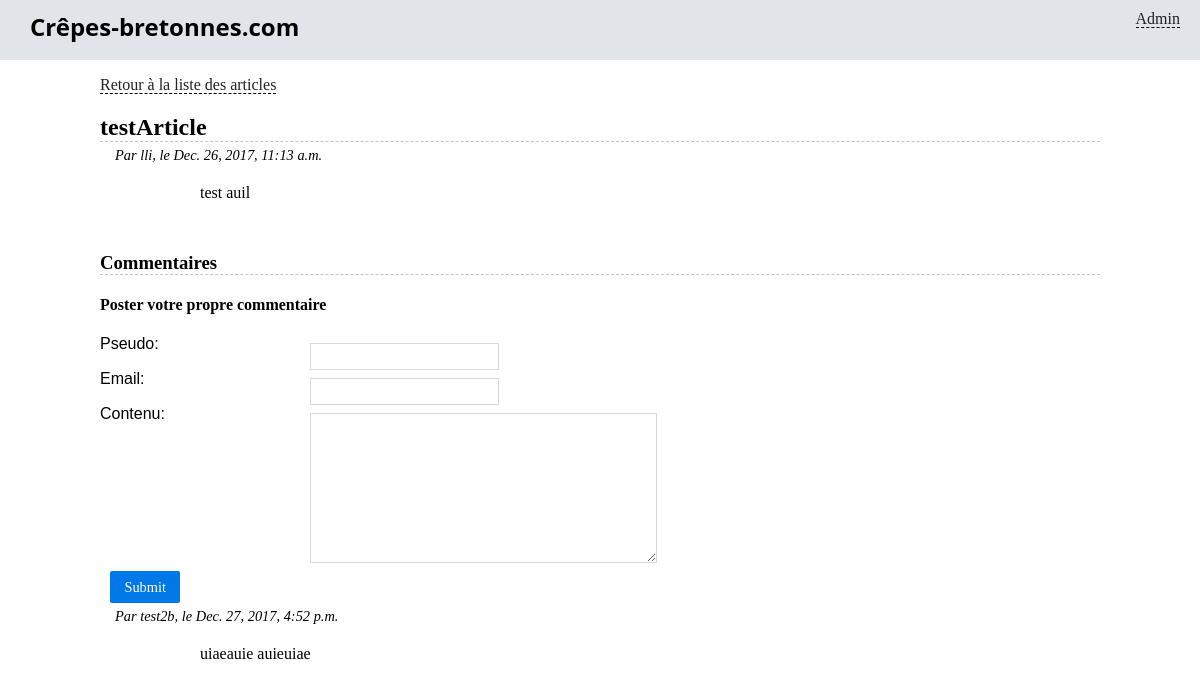
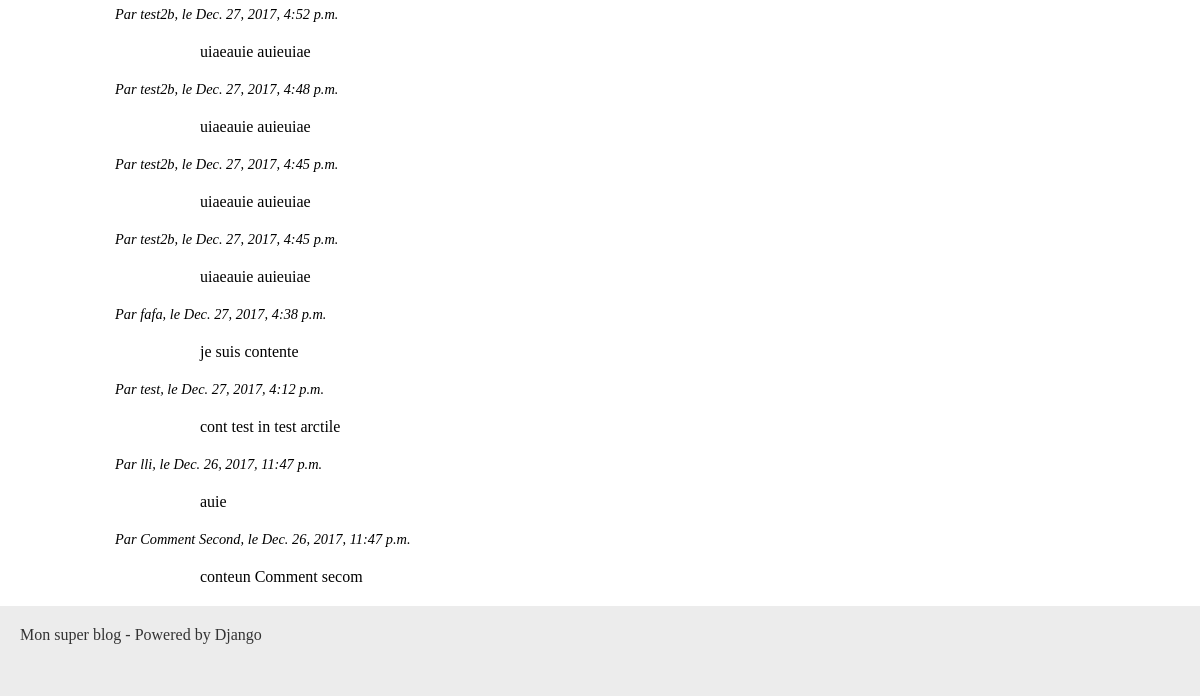
The app's page /blog/blog/testarticle/, older data (2 pictures, top to bottom).
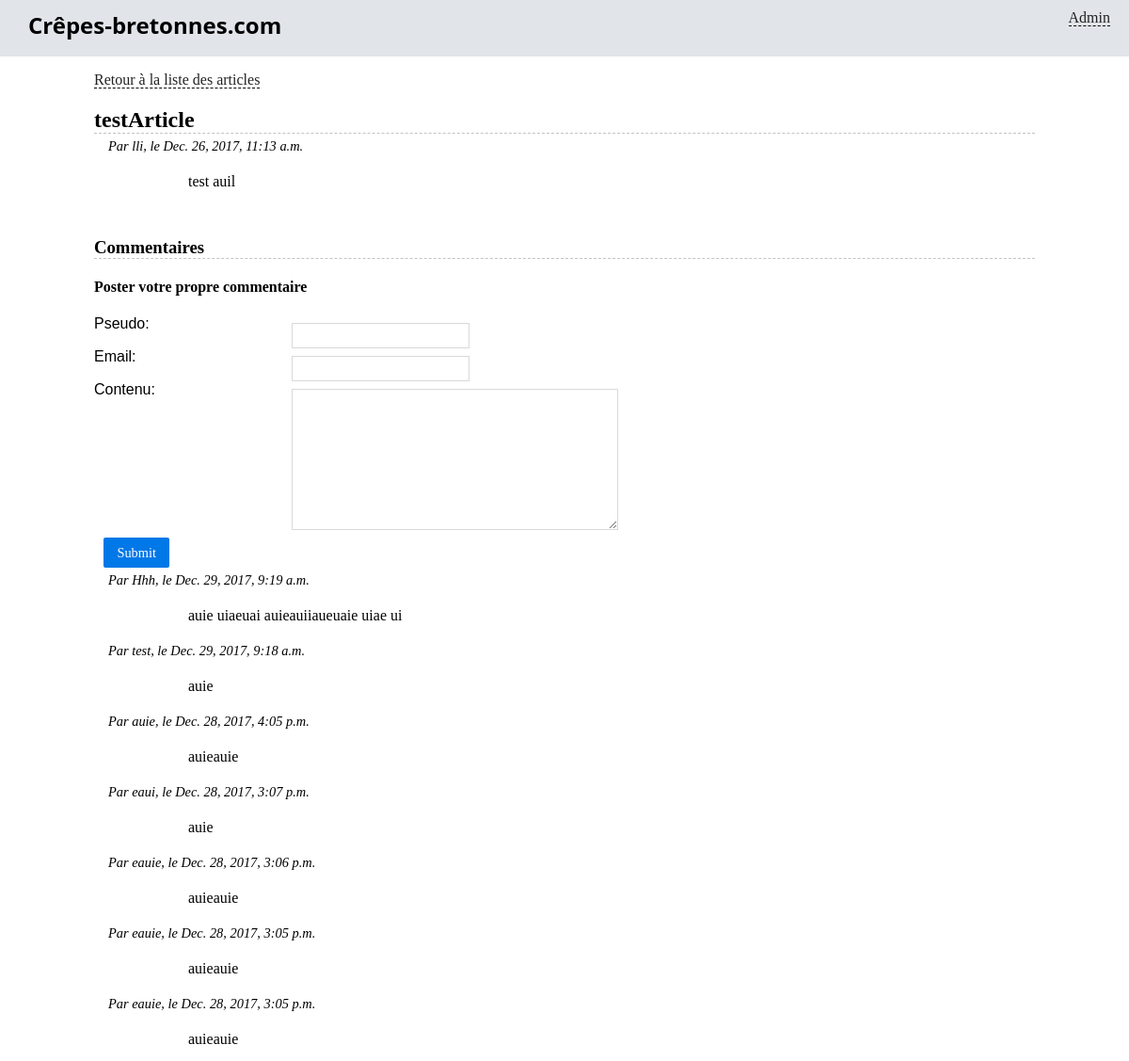
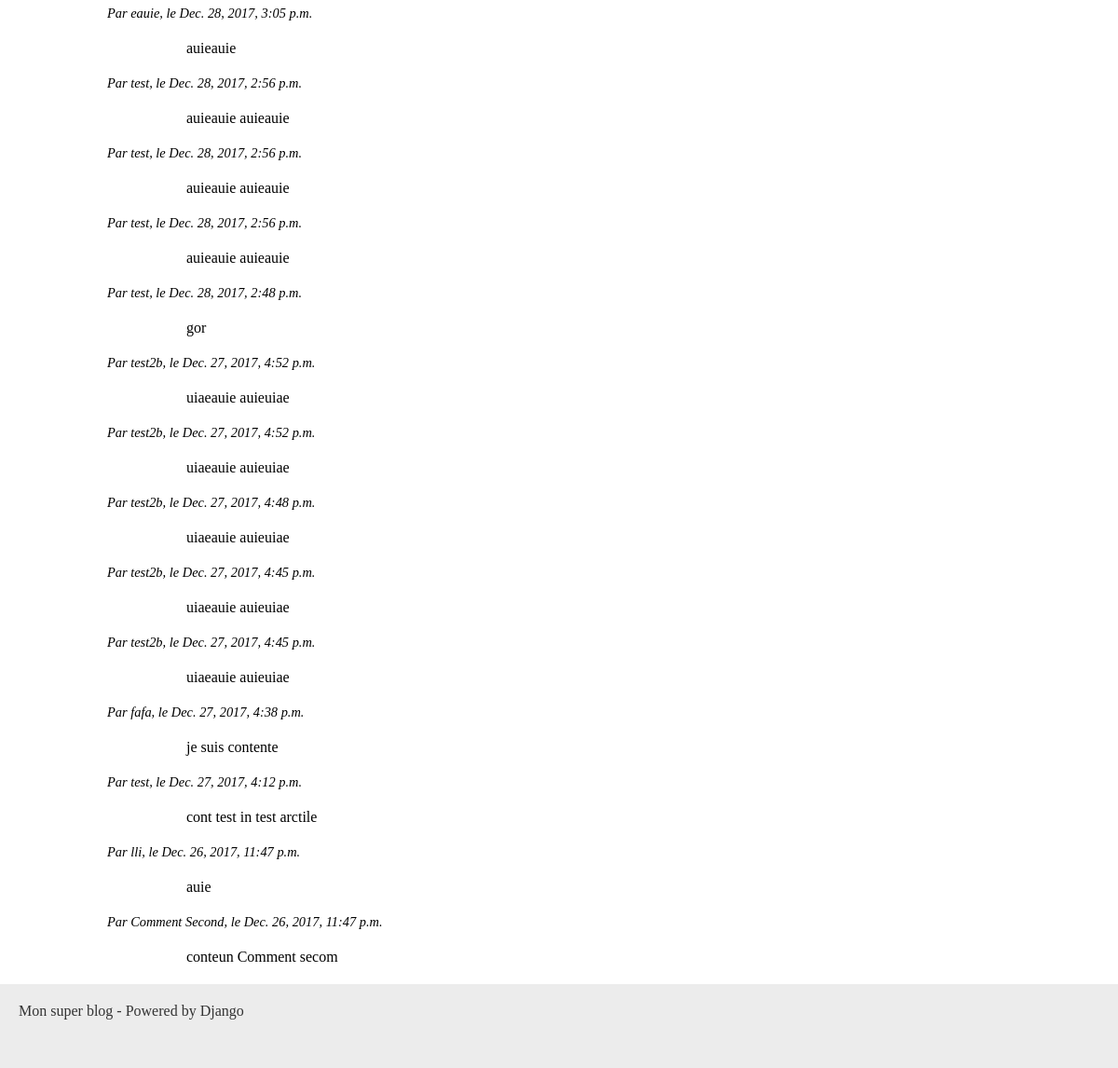
The same page, newer data (2 pictures, top to bottom).
### blog/models.py (models this page shows, shortened)
class Article(models.Model):
    titre = models.CharField(max_length=100)
    slug = models.SlugField()
    auteur = models.CharField(max_length=42)
    contenu = models.TextField(null=True)
    date = models.DateTimeField(verbose_name="Date de parution",
                                auto_now_add=True, auto_now=False)
    is_visible = models.BooleanField(verbose_name="Article publié ?",
                                     default=False)
    categorie = models.ForeignKey('Categorie', on_delete=models.CASCADE)

class Comment(models.Model):
    pseudo = models.CharField(max_length=100)
    email = models.EmailField()
    contenu = models.TextField(null=True)
    date = models.DateTimeField(verbose_name="Date de parution",
                                auto_now_add=False, auto_now=True)
    is_visible = models.BooleanField(verbose_name="Commentaire publié ?",
                                     default=True)
    article = models.ForeignKey('Article', on_delete=models.CASCADE)

### blog/views.py (the view, shortened to what this page needs)
# urls.py: path('blog/<slug:slug>/', views.lire_article, name='blog_lire'),
def lire_article(request, slug):
    article = get_object_or_404(Article, slug=slug)
    commentaires = Comment.objects.filter(article__id=article.id, is_visible=True).order_by('-date')#[:4]
    form = CommentForm(request.POST or None)
    return render(request, 'blog/lire_article.html', locals())

### blog/forms.py
class CommentForm(forms.ModelForm):
    class Meta:
        model = Comment
        fields = ('pseudo', 'email', 'contenu')

### blog/templates/blog/lire_article.html (shortened to what this page needs)
{% extends "blog/base.html" %}
{% block content %}
	<p>
		<a href="{% url 'accueil' %}">Retour à la liste des articles</a>
	</p>
	<h2 class="titre-article">{{ article.titre }}</h2>
	<p class="infos-article">Par {{ article.auteur }}, le {{ article.date }}</p>
	<div class="contenu-article">
		{{ article.contenu|safe }}
	</div>
	<h3 class="titre-comments">Commentaires</h3>
	<h4>Poster votre propre commentaire</h4>
	<form  method="post" class="pure-form"  action=".">
		{{ form.as_p }}
		<p style="text-align:center">
			<input class="pure-button pure-button-primary" type="submit" />
		</p>
	</form>
	{% for commentaire in commentaires %}
		<div class="commentaire">
			<p class="infos-comment">Par {{ commentaire.pseudo }}, le {{ commentaire.date }}</p>
			<p class="contenu-comment">{{ commentaire.contenu|safe }}</p>
		</div>
	{% empty %}
		<p>Aucun article.</p>
	{% endfor %}
{% endblock %}

### blog/templates/blog/base.html (shortened to what this page needs)
{% load static %}
<!doctype html>
<html lang="fr">
<head>
    <link rel="stylesheet" href="{% static 'blog/styles.css' %}" />
</head>
<body>
    <header>
    	<aside>
        	<a href="{% url 'admin:index' %}">Admin</a>
        </aside>
        <h1>Crêpes-bretonnes.com</h1>
    </header>
    <div class="container">
    	{% block content %}{% endblock %}
    </div>
    <footer>
        Mon super blog - Powered by Django
    </footer>
</body>
</html>

### blog/static/blog/styles.css (style rules this page uses)
* { box-sizing: border-box; }
body { margin: 0; padding: 0; }
a { color: #222; border-bottom: 1px dashed #000; text-decoration: none; }
.container { margin: 0 auto; width: 1000px; }
header { background-color: #e1e4e9; height: 60px; padding-top: 10px; padding-bottom: 13px; }
header aside { float: right; margin-right: 20px; }
header h1 { margin: 0 30px; font-size: 1.5em; font-family: 'Open Sans'; }
footer { background-color: #ECECEC; color: #333; height: 90px; padding: 20px; }
form label { display: block; float: left; font-weight: lighter; width: 200px; text-align: justify; font-family: Arvo, Arial; }
form input, form select, form textarea { border: 1px solid #d9d9d9; color: #343434; float: left; margin: 8px 10px 0px 10px; padding: 5px; }
form textarea { height: 150px; }
form p { clear: both; }
.titre-article, .titre-comments { border-bottom: 1px dashed #c3c3c3; margin-bottom: 0; }
.infos-article { margin: 5px 0 0 15px; font-style: italic; font-size: 0.9em; }
.infos-comment { margin: 5px 0 0 15px; font-style: italic; font-size: 0.9em; }
.titre-comments { margin-top: 50px; }
.contenu-article { margin: 20px auto; width: 80%; }
.contenu-comment { margin: 20px auto; width: 80%; }
input[type="submit"] { background-color: #0078E7; color: #FFF; font-family: Verdana; font-size: 0.9em; padding: 0.5em 1em; border: 0px none transparent; text-decoration: none; border-radius: 2px; display: inline-block; }

Row changes from the older to the newer data that the page shows:
added Comment: pseudo "Hhh", date "Dec. 29, 2017, 9:19 a.m.", contenu "auie uiaeuai auieauiiaueuaie uiae ui"
added Comment: pseudo "test", date "Dec. 29, 2017, 9:18 a.m.", contenu "auie"
added Comment: pseudo "auie", date "Dec. 28, 2017, 4:05 p.m.", contenu "auieauie"
added Comment: pseudo "eaui", date "Dec. 28, 2017, 3:07 p.m.", contenu "auie"
added Comment: pseudo "eauie", date "Dec. 28, 2017, 3:06 p.m.", contenu "auieauie"
added Comment: pseudo "eauie", date "Dec. 28, 2017, 3:05 p.m.", contenu "auieauie"
added Comment: pseudo "eauie", date "Dec. 28, 2017, 3:05 p.m.", contenu "auieauie"
added Comment: pseudo "eauie", date "Dec. 28, 2017, 3:05 p.m.", contenu "auieauie"
added Comment: pseudo "test", date "Dec. 28, 2017, 2:56 p.m.", contenu "auieauie auieauie"
added Comment: pseudo "test", date "Dec. 28, 2017, 2:56 p.m.", contenu "auieauie auieauie"
added Comment: pseudo "test", date "Dec. 28, 2017, 2:56 p.m.", contenu "auieauie auieauie"
added Comment: pseudo "test", date "Dec. 28, 2017, 2:48 p.m.", contenu "gor"
